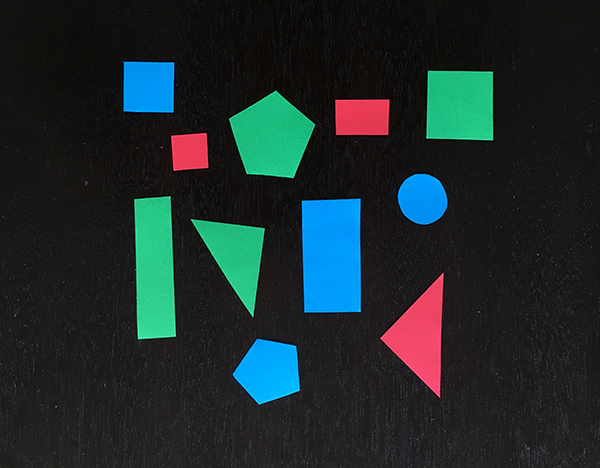
#> input picture Shape_and_Center_Detection/im_shape.png, 600 x 468 px
$ python main.py --input im_shape.png
#> lines starting #> are read from the running program, lines starting #| are printed output that depends on the picture; after the words box and inside, x2 and y2 are one past the last pixel; in counts of white or black regions, pixels touching at a corner belong together
import cv2
import imutils
import argparse

# construct the argument parse and parse the arguments
ap = argparse.ArgumentParser()
ap.add_argument("-i", "--input", required=True,
	help="name of the image")
args = vars(ap.parse_args())

# read the image
image = cv2.imread(args["input"])
#> image is the input picture: shape (468, 600, 3); mean B, G, R 43.2, 42.5, 29.4
# resize the image
resized = imutils.resize(image, width=300)
# calculate ratio value
ratio = image.shape[0] / float(resized.shape[0])
#> ratio = 2
# convert bgr to gray channel
gray = cv2.cvtColor(resized, cv2.COLOR_BGR2GRAY)
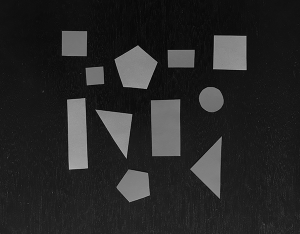
#> gray: shape (234, 300); min 4, max 179, mean 38.8
# apply Gaussian blurring
blurred = cv2.GaussianBlur(gray, (5,5), 0)
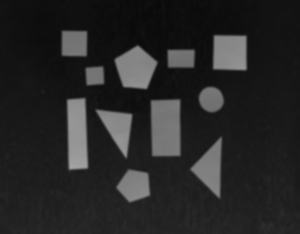
#> blurred: shape (234, 300); min 10, max 165, mean 38.8
# apply threshold and set threshold value
thresh = cv2.threshold(blurred, 60, 255, cv2.THRESH_BINARY)[1]
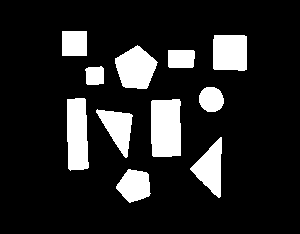
#> thresh: shape (234, 300); 14.7% white; 11 white regions
# find contours
contour = cv2.findContours(thresh.copy(), cv2.RETR_EXTERNAL, cv2.CHAIN_APPROX_SIMPLE)
#> contour = 11 contours; largest, box (x1, y1, x2, y2) and area: (151, 99, 181, 157) 1592, (67, 98, 89, 171) 1328, (115, 45, 158, 89) 1234, (213, 35, 247, 71) 1124, (190, 137, 222, 198) 966
# make it suitable for all opencv versions
contour = imutils.grab_contours(contour)

for i in contour:
    # get moments of contours to find center
    M = cv2.moments(i)
    # find x and y values of the center
    ix = int((M["m10"] / M["m00"]) * ratio)
    iy = int((M["m01"] / M["m00"]) * ratio)
    # calculate the perimeter of the contour
    peri = cv2.arcLength(i, True)
    # get the number of vertices
    approx = cv2.approxPolyDP(i, 0.04 * peri, True)
    print(approx)
    if len(approx) == 3:
        shape = "Triangle"
    elif len(approx) == 4:
        (x,y,w,h) = cv2.boundingRect(approx)
        oran = w / float(h)

        if oran == 1:
            shape = "Square"
        else:
            shape = "Rectangle"
    elif len(approx) == 5:
        shape = "Pentagon"
    else:
        shape = "Circle"
    i = i.astype("float")
    i*=ratio
    i = i.astype("int")

    cv2.drawContours(image, [i], -1, (0,255,0), 2)
    # type shape
    cv2.putText(image, shape, (ix+5,iy+5), cv2.FONT_HERSHEY_SIMPLEX, 0.5, (255,255,255), 2)
    # draw around shapes
    cv2.circle(image, (ix, iy), 3, (0, 0, 0), -1)
#> this loop made 11 passes
#> (i, ix, iy, peri, approx, x, y, w) on pass 11: ([[124, 62], [124, 110], [172, 110], [172, 62]], 148, 86, 96, [[62, 31], [62, 55], [86, 55], [86, 31]], 62, 31, 25)
#> (ix, iy, peri, approx, x, y, w, h) on passes 4, 5, 7, 8, 10: (330, 255, 169.3, [[179, 99], [151, 101], [153, 156], [180, 155]], 151, 99, 30, 58), (153, 268, 179.6, [[84, 98], [67, 99], [70, 170], [88, 167]], 67, 98, 22, 73), (188, 150, 67.31, [[101, 66], [85, 69], [87, 84], [103, 83]], 85, 66, 19, 19), (361, 116, 83.66, [[168, 50], [169, 67], [193, 66], [193, 50]], 168, 50, 26, 18), (459, 104, 133.1, [[214, 35], [213, 68], [246, 69], [246, 36]], 213, 35, 34, 35)
#> (printed output is left out)
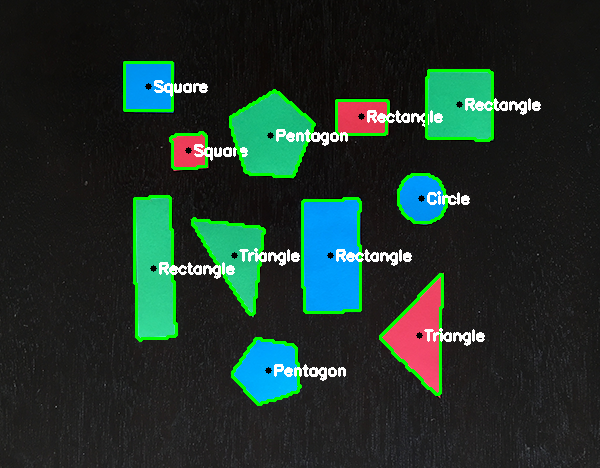
#> image: shape (468, 600, 3); 4.91% of pixels changed, all inside (x1, y1, x2, y2) = (123, 61, 541, 406)
cv2.imshow('Window',image)
cv2.waitKey(0)
